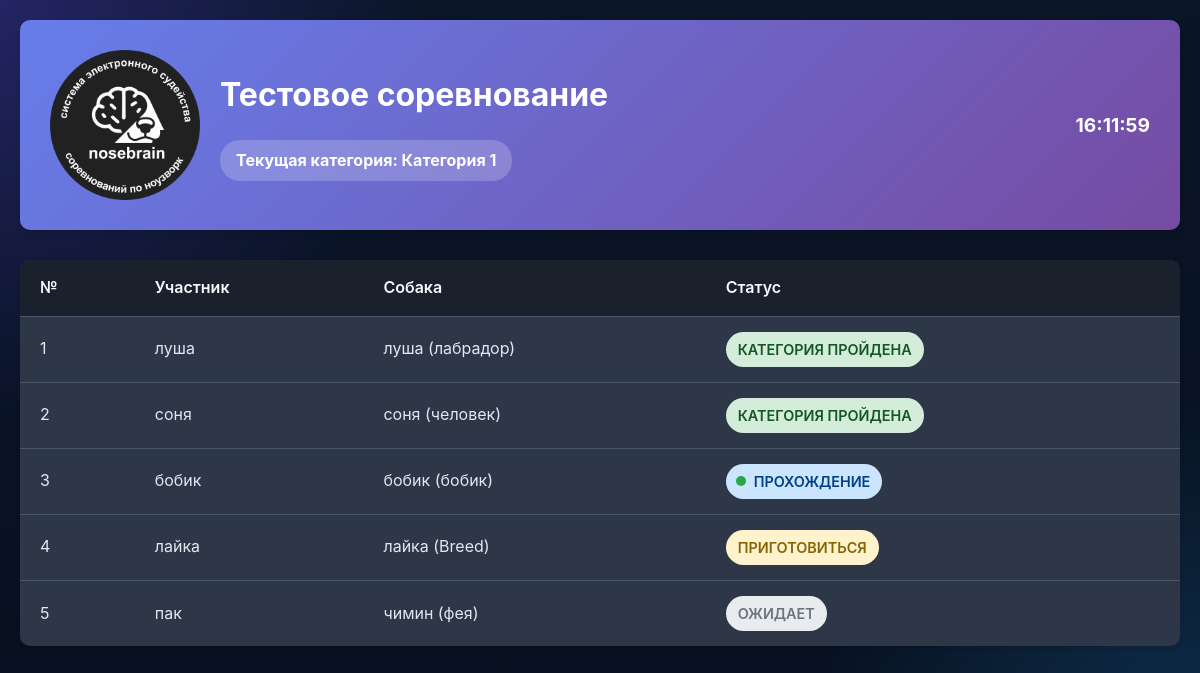
/dashboard.php (signed in), run on the app's committed database.
### tables this page shows
CREATE TABLE competitions (
                id INTEGER PRIMARY KEY AUTOINCREMENT,
                name TEXT NOT NULL,
                description TEXT NOT NULL
            , is_published INTEGER DEFAULT 0, start_date TEXT, end_date TEXT);

CREATE TABLE categories (
                id INTEGER PRIMARY KEY AUTOINCREMENT,
                competition_id INTEGER NOT NULL,
                name TEXT NOT NULL,
                time_limit REAL NOT NULL,
                hides_count INTEGER NOT NULL,
                max_score INTEGER NOT NULL, sort_order INTEGER DEFAULT 0,
                FOREIGN KEY (competition_id) REFERENCES competitions(id)
            );

CREATE TABLE participants (
                id INTEGER PRIMARY KEY AUTOINCREMENT,
                name TEXT NOT NULL,
                breed TEXT,
                nickname TEXT,
                gender TEXT,
                birth_date TEXT,
                microchip_number TEXT,
                pedigree_number TEXT,
                qualification_book_number TEXT,
                instructor_name TEXT,
                created_by INTEGER,
                FOREIGN KEY (created_by) REFERENCES users(id)
            );

### dashboard.php (the view, shortened to what the rows shown need)
<?php
require_once __DIR__ . '/src/functions.php';
$dbManager = new DatabaseManager();
$service = new CompetitionService($dbManager);
$competitions = $service->getCompetitions();
$accessibleCompetitions = array_filter($competitions, function($competition) {
    return hasCompetitionAccess($competition->getId());
});
$selectedCompetitionId = filter_input(INPUT_GET, 'competition_id', FILTER_VALIDATE_INT);
if ($selectedCompetitionId === false || $selectedCompetitionId === null || !hasCompetitionAccess($selectedCompetitionId)) {
    $selectedCompetitionId = !empty($accessibleCompetitions) ? reset($accessibleCompetitions)->getId() : null;
}
$selectedCompetition = $selectedCompetitionId ? $service->getCompetitionById($selectedCompetitionId) : null;
$categories = $service->getCategoriesByCompetition($selectedCompetitionId);
$participants = $service->getParticipantsByCompetition($selectedCompetitionId);
$currentCategory = null;
foreach ($categories as $index => $category) {
    $allHaveResults = true;
    foreach ($participants as $participant) {
        $result = $service->getResultByParticipantAndCategory($category->getId(), $participant->getId());
        if ($result === null) {
            $allHaveResults = false;
            break;
        }
    }
    if (!$allHaveResults) {
        $currentCategory = $category;
        break;
    }
}
$participantStatuses = [];
if ($currentCategory !== null && !empty($participants)) {
    $resultsMap = [];
    foreach ($participants as $participant) {
        $result = $service->getResultByParticipantAndCategory($currentCategory->getId(), $participant->getId());
        $resultsMap[$participant->getId()] = $result;
    }
    $withoutResultIndices = [];
    for ($i = 0; $i < count($participants); $i++) {
        if ($resultsMap[$participants[$i]->getId()] === null) {
            $withoutResultIndices[] = $i;
        }
    }
    foreach ($participants as $index => $participant) {
        $participantId = $participant->getId();
        $hasResult = $resultsMap[$participantId] !== null;
        if ($hasResult) {
            $status = 'Категория пройдена';
        } elseif (empty($withoutResultIndices)) {
            $status = 'Ожидает';
        } elseif ($withoutResultIndices[0] === $index) {
            if ($index === 0 || ($index > 0 && $resultsMap[$participants[$index - 1]->getId()] !== null)) {
                $status = 'Прохождение';
            } else {
                $status = 'Приготовиться';
            }
        } elseif (count($withoutResultIndices) > 1 && $withoutResultIndices[1] === $index) {
            $status = 'Приготовиться';
        } else {
            $status = 'Ожидает';
        }
        $participantStatuses[$participantId] = [
            'participant' => $participant,
            'status' => $status,
            'hasResult' => $hasResult,
        ];
    }
}
?>
<!DOCTYPE html>
<html lang="ru">
<head>
    <link rel="stylesheet" href="style.css">
</head>
<body>
    <div class="dashboard-container">
        <div class="dashboard-header">
            <div class="dashboard-header-left">
                <div class="dashboard-info">
                    <h1><?= escape($selectedCompetition->getName()) ?></h1>
                    <?php if ($currentCategory): ?>
                        <div class="current-category-badge">
                            Текущая категория: <?= escape($currentCategory->getName()) ?>
                        </div>
                    <?php else: ?>
                        <div class="current-category-badge">
                            Категории не определены
                        </div>
                    <?php endif; ?>
                </div>
            </div>
        </div>
        <?php if (empty($participants)): ?>
            <div class="no-participants">
                <h2>Участники не добавлены</h2>
                <p>В этом соревновании ещё нет участников.</p>
            </div>
        <?php else: ?>
            <table class="participants-table">
                <thead>
                    <tr>
                        <th>№</th>
                        <th>Участник</th>
                        <th>Собака</th>
                        <th>Статус</th>
                    </tr>
                </thead>
                <tbody>
                    <?php
                    $position = 1;
                    foreach ($participants as $participant):
                        $participantId = $participant->getId();
                        $statusInfo = $participantStatuses[$participantId] ?? ['status' => 'Ожидает', 'hasResult' => false];
                        $status = $statusInfo['status'];
                        $statusClass = 'status-waiting';
                        if ($status === 'Приготовиться') {
                            $statusClass = 'status-ready';
                        } elseif ($status === 'Прохождение') {
                            $statusClass = 'status-in-progress';
                        } elseif ($status === 'Категория пройдена') {
                            $statusClass = 'status-completed';
                        }
                        $dogBreed = $participant->getBreed();
                        if ($participant->getNickname() && $dogBreed) {
                            $dogDisplay = escape($participant->getNickname()) . ' (' . escape($dogBreed) . ')';
                        } elseif ($participant->getNickname()) {
                            $dogDisplay = escape($participant->getNickname());
                        } elseif ($dogBreed) {
                            $dogDisplay = escape($dogBreed);
                        } else {
                            $dogDisplay = '—';
                        }
                    ?>
                        <tr>
                            <td><?= $position++ ?></td>
                            <td><?= escape($participant->getName()) ?></td>
                            <td><?= $dogDisplay ?></td>
                            <td>
                                <span class="status-badge <?= $statusClass ?>">
                                    <?= escape($status) ?>
                                </span>
                            </td>
                        </tr>
                    <?php endforeach; ?>
                </tbody>
            </table>
        <?php endif; ?>
    </div>
</body>
</html>

### data on the page
competitions: name "Тестовое соревнование"
categories: name "Категория 1"
participants: name "луша", dogDisplay "луша (лабрадор)", id "КАТЕГОРИЯ ПРОЙДЕНА"
participants: name "соня", dogDisplay "соня (человек)", id "КАТЕГОРИЯ ПРОЙДЕНА"
participants: name "бобик", dogDisplay "бобик (бобик)", id "ПРОХОЖДЕНИЕ"
participants: name "лайка", dogDisplay "лайка (Breed)", id "ПРИГОТОВИТЬСЯ"
participants: name "пак", dogDisplay "чимин (фея)", id "ОЖИДАЕТ"
